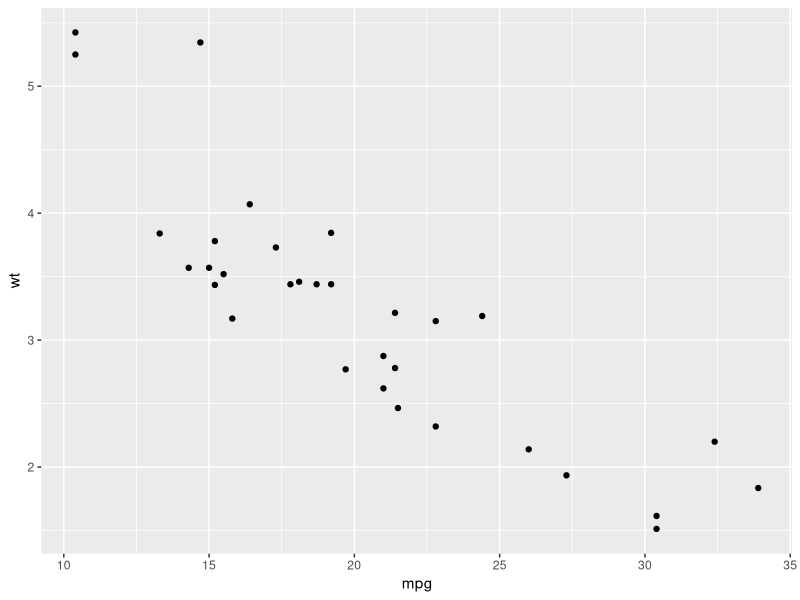
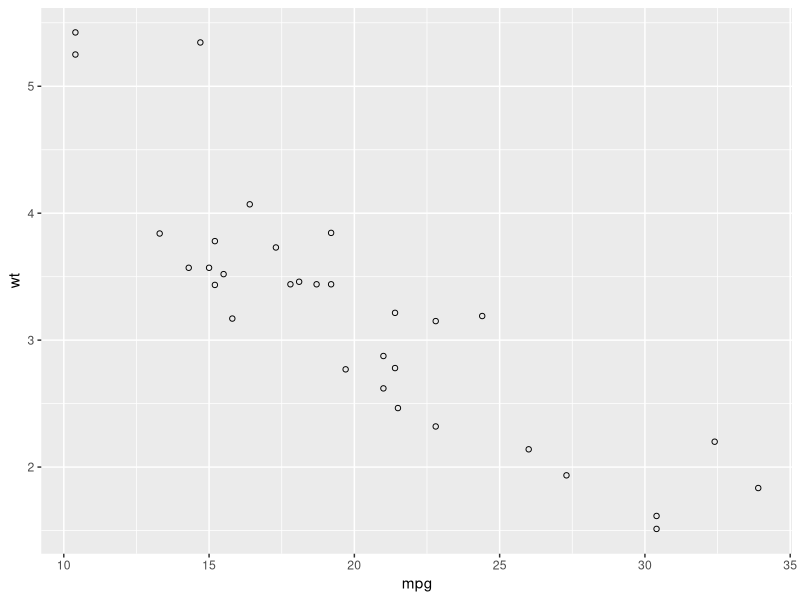
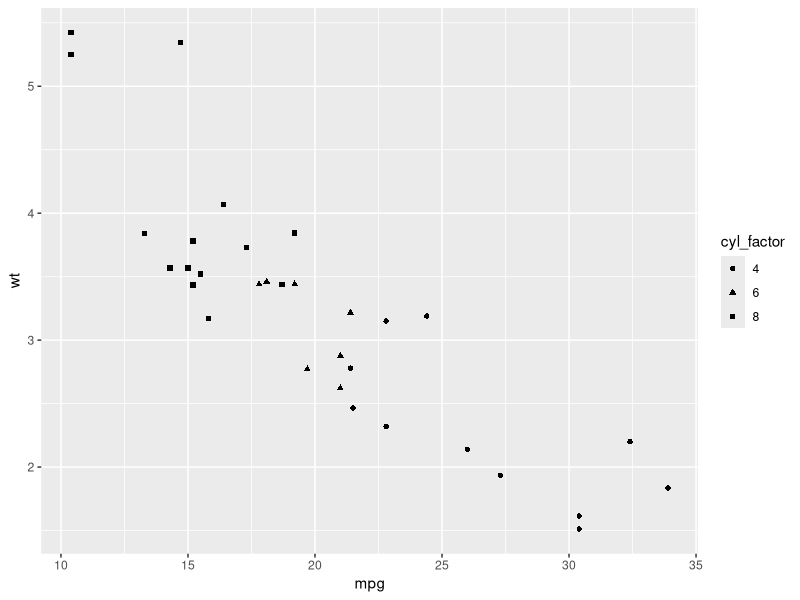
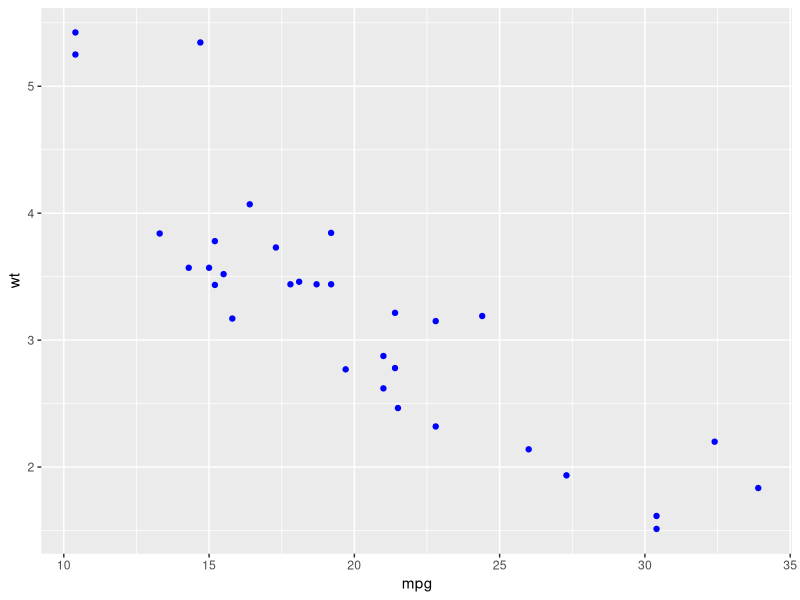
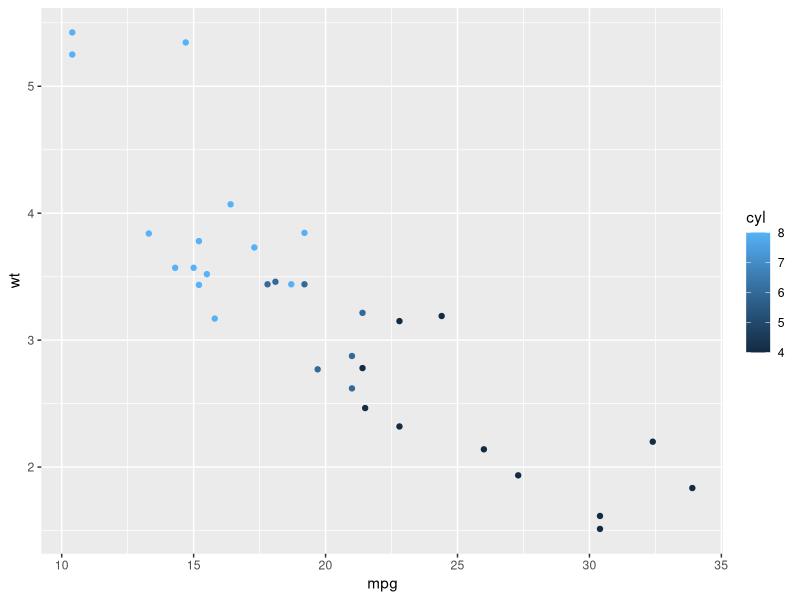
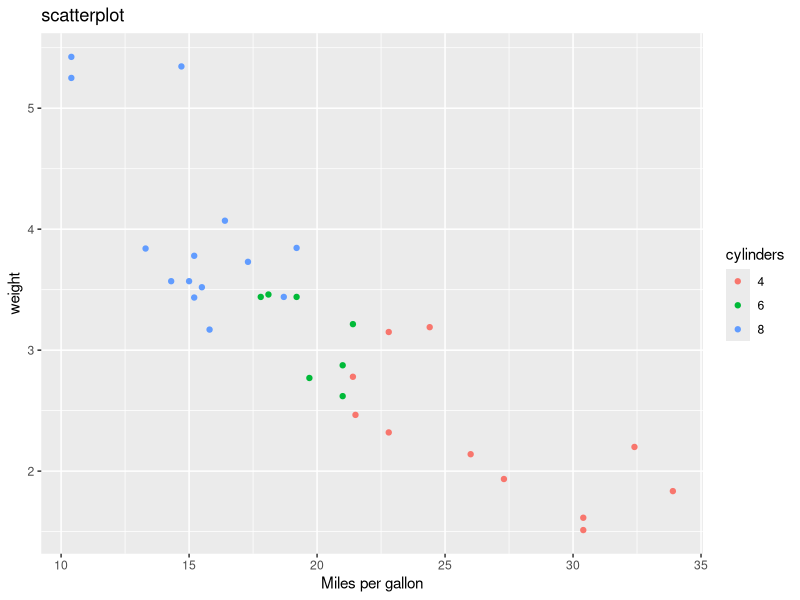
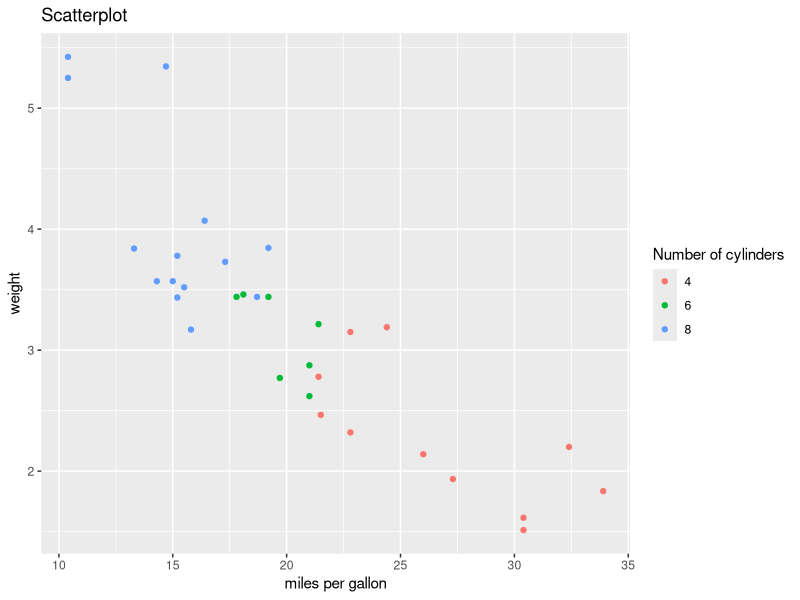
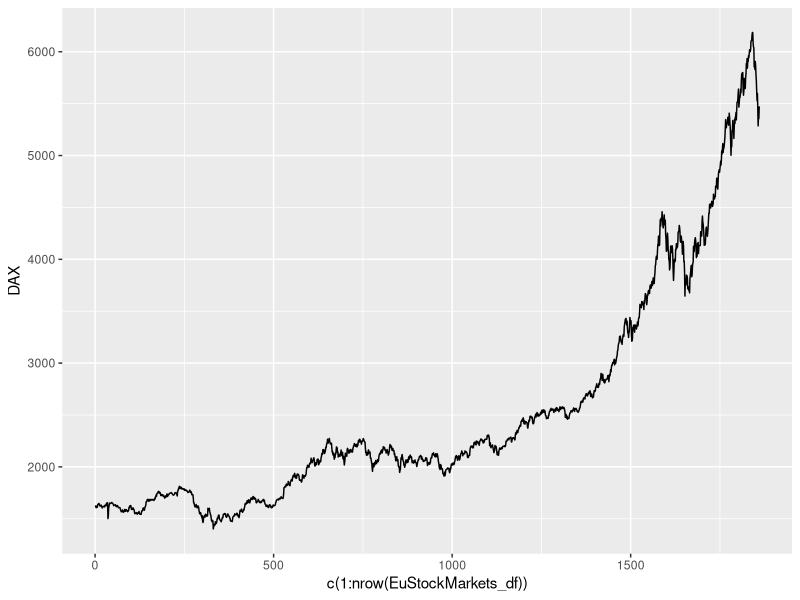

Recreate these plots in R, in order.
library(ggplot2)
mtcars

####Scatterplot
## The qplot parameter is uswed for basic scatter plots
qplot(mpg, wt, data = mtcars)

##For more customization, use the ggplot parameter
ggplot(mtcars, aes(x = mpg, y = wt)) + geom_point(shape = 1) 
## The addition of the geom_point parameter allows for the inclusion of the shape parameter
## If the shape is set to 19, you revert back to the solid dots from before
mtcars$cyl_factor<- factor(mtcars$cyl)

###you can use shape as a third factor, 
###the cars can be categorized by the size of the cylinders
ggplot(mtcars, aes(x= mpg, y = wt, shape = cyl_factor)) + geom_point()

### Color: add color parameter in the geom_point parameter
### YOu can also categorize the cars by the color method
ggplot(mtcars, aes(x= mpg, y = wt))+ geom_point(shape = 19, colour = "blue")

## Third variable as colour
ggplot(mtcars, aes(x =  mpg, y = wt, colour = cyl)) + geom_point(shape = 19)
## When we use cyl_factor as a categorizing variable, we get a different plot
## | compare it with the plot above which uses the cylinder data as numeric range
ggplot(mtcars, aes(x =  mpg, y = wt, colour = cyl_factor)) + geom_point(shape = 19) + labs(title = "scatterplot", x = "Miles per gallon", y = "weight", colour = "cylinders")
ggplot(mtcars, aes(x =  mpg, y = wt, colour = cyl_factor)) + geom_point(shape = 19) + xlab("miles per gallon") + ylab("weight") + labs(colour = "Number of cylinders") + ggtitle("Scatterplot")

##### Line Plots
EuStockMarkets
EuStockMarkets_df<-as.data.frame(EuStockMarkets)
EuStockMarkets_df
head(EuStockMarkets_df)
tail(EuStockMarkets_df)
## The x = c(1:nrow()) simply specifies the current row number
ggplot(EuStockMarkets_df, aes( x= c(1:nrow(EuStockMarkets_df)), y = DAX)) + geom_line()
## You can change the width of the line by adjusting the width parameter
line_plot_1<-ggplot(EuStockMarkets_df, aes( x= c(1:nrow(EuStockMarkets_df)),
                                            y = DAX)) + 
    geom_line(size = 1.5, colour = "light blue")+
    labs(x= "time", y= "stocks")
##you can plot more lines to the graph, by adding more 'geom_lines'
DAX_SMI_Plot<- ggplot()+
    geom_line(data = EuStockMarkets_df, aes(x=c(1:nrow(EuStockMarkets_df)), 
                                         y = DAX, colour = "lightblue")) + 
    geom_line(data = EuStockMarkets_df, aes(x=c(1:nrow(EuStockMarkets_df)),
                                          y = SMI, colour = "red")) +
    labs(x = "time", y = "stocks", title = "Multiple Line plots")
DAX_SMI_Plot
all_stocks_plot<-ggplot()+
    geom_line(data = EuStockMarkets_df, aes(x = c(1:nrow(EuStockMarkets_df)), y = DAX,
                                            colour = "lightblue")) +
    geom_line(data = EuStockMarkets_df, aes(x = c(1:nrow(EuStockMarkets_df)), y = SMI,
                                            colour = "red")) +
    geom_line(data = EuStockMarkets_df, aes(x = c(1:nrow(EuStockMarkets_df)), y = CAC,
                                            colour = "Purple")) +
    geom_line(data = EuStockMarkets_df, aes(x = c(1:nrow(EuStockMarkets_df)), y = FTSE,
                                            colour = "green")) +
    labs(x = "time", y = "stocks")
print(all_stocks_plot)
legend_stocks<-all_stocks_plot +
    xlab("Days") +
    ylab("price")+
    ggtitle("Eu Stocks")
print(legend_stocks)


#### Linear Regression
ggplot(mtcars, aes(x = mpg, y = wt)) +
    geom_point(shape = 19) +
    geom_smooth(method = "lm", se = FALSE, colour = "red")
#se = TRUE <- confidence interval appear (default= TRUE)
# to categorize further, we have included another factor which is colour
ggplot(mtcars, aes(x = mpg, y = wt, colour = cyl_factor)) +
    geom_point(shape = 19) +
    geom_smooth(method = "lm", se = TRUE, colour = "red") +
    xlab("miles per gallon") +
    ylab("weight") +
    labs(colour = "number of Cylinders") +
    ggtitle("Linear Regression")


##### Gaussian Model
### To fit a Gaussian model, model != "lm" but model = "auto"
ggplot(mtcars, aes(x = mpg, y = wt, colour = cyl_factor)) +
    geom_point(shape = 19) +
    geom_smooth(method = "auto", se = TRUE, colour = "red") +
    xlab("miles per gallon") +
    ylab("weight") +
    labs(colour = "number of Cylinders") +
    ggtitle("Gaussian Regression")

    
